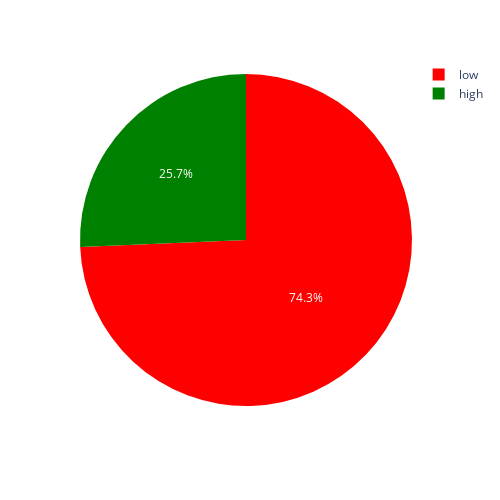

Notebook code cell kept with this figure:
### Code cell
country = [b'Portugal']
indices = np.where(ds_dr['country'].isin(country))[0]
df_port = ds_dr.isel(stations = indices).to_dataframe().reset_index()

decode_cols = ['seasonal_id_conf', 'littoraldb_id_conf', 'nourishment_id_conf', 'reclamation_id_conf', 'transect_id']
for dc in decode_cols:
    df_port[dc] = df_port[dc].str.decode("utf-8")




# Add a fake data point with the gray category and null location
fake_data = pd.DataFrame({'littoraldb_id_conf': ['medium'], 'lat': [None], 'lon': [None]})
df_nl = pd.concat([df_port, fake_data])

label_colors = {'low': 'red', 'medium':'orange', 'high': 'green'}
order = list(label_colors.keys())

fig = px.scatter_mapbox(df_port, 
                    lat='lat', 
                    lon = 'lon',
                    color='littoraldb_id_conf',
                    color_discrete_map= label_colors,
                    hover_data= ['transect_id'],
                    category_orders= {'littoraldb_id_conf': order},
                    center={'lat': df_port['lat'].mean(), 'lon': df_port['lon'].mean()},
                    mapbox_style='carto-positron', 
                    zoom=6.5,
                    width = 800,
                    height = 1000)

fig.update_layout(legend=dict(
    title="Confidence Level",
    ),
    title = 'Littoral Drift Barrier Identification')

ldb_category_counts = df_port['littoraldb_id_conf'].value_counts()
pie_fig_recl = px.pie(values=ldb_category_counts, names=ldb_category_counts.index, color_discrete_sequence = [label_colors[x] for x in ldb_category_counts.index],
                      height = 500, width = 500)

fig.show(), pie_fig_recl.show()

### Figure 1 — Plotly figure (JSON) as saved in the notebook; plotly's stock layout.template omitted (floating-point values rounded to 4 significant figures)
{"data": [{"domain": {"x": [0, 1], "y": [0, 1]}, "hovertemplate": "label=%{label}<br>value=%{value}<extra></extra>", "labels": ["low", "high"], "legendgroup": "", "name": "", "showlegend": true, "type": "pie", "values": [191, 66]}], "layout": {"height": 500, "legend": {"tracegroupgap": 0}, "margin": {"t": 60}, "piecolorway": ["red", "green"], "width": 500}}
